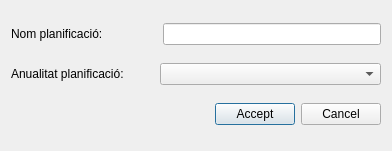
<?xml version="1.0" encoding="UTF-8"?>
<ui version="4.0">
 <class>month_manage</class>
 <widget class="QDialog" name="month_manage">
  <property name="geometry">
   <rect>
    <x>0</x>
    <y>0</y>
    <width>392</width>
    <height>151</height>
   </rect>
  </property>
  <property name="sizePolicy">
   <sizepolicy hsizetype="Fixed" vsizetype="Fixed">
    <horstretch>0</horstretch>
    <verstretch>0</verstretch>
   </sizepolicy>
  </property>
  <property name="windowTitle">
   <string>Month manage</string>
  </property>
  <layout class="QGridLayout" name="gridLayout">
   <item row="0" column="0">
    <layout class="QHBoxLayout" name="horizontalLayout">
     <item>
      <widget class="QLabel" name="plan_any">
       <property name="text">
        <string>Nom planificació:</string>
       </property>
      </widget>
     </item>
     <item>
      <spacer name="horizontalSpacer">
       <property name="orientation">
        <enum>Qt::Horizontal</enum>
       </property>
       <property name="sizeType">
        <enum>QSizePolicy::Fixed</enum>
       </property>
       <property name="sizeHint" stdset="0">
        <size>
         <width>54</width>
         <height>20</height>
        </size>
       </property>
      </spacer>
     </item>
     <item>
      <widget class="QLineEdit" name="txt_plan_code"/>
     </item>
    </layout>
   </item>
   <item row="1" column="0">
    <layout class="QHBoxLayout" name="horizontalLayout_2">
     <item>
      <widget class="QLabel" name="label">
       <property name="text">
        <string>Anualitat planificació:</string>
       </property>
      </widget>
     </item>
     <item>
      <spacer name="horizontalSpacer_2">
       <property name="orientation">
        <enum>Qt::Horizontal</enum>
       </property>
       <property name="sizeType">
        <enum>QSizePolicy::Fixed</enum>
       </property>
       <property name="sizeHint" stdset="0">
        <size>
         <width>30</width>
         <height>20</height>
        </size>
       </property>
      </spacer>
     </item>
     <item>
      <widget class="QComboBox" name="cbx_years">
       <property name="sizePolicy">
        <sizepolicy hsizetype="Expanding" vsizetype="Fixed">
         <horstretch>0</horstretch>
         <verstretch>0</verstretch>
        </sizepolicy>
       </property>
      </widget>
     </item>
    </layout>
   </item>
   <item row="2" column="0">
    <layout class="QHBoxLayout" name="horizontalLayout_3">
     <item>
      <spacer name="horizontalSpacer_3">
       <property name="orientation">
        <enum>Qt::Horizontal</enum>
       </property>
       <property name="sizeHint" stdset="0">
        <size>
         <width>40</width>
         <height>20</height>
        </size>
       </property>
      </spacer>
     </item>
     <item>
      <widget class="QPushButton" name="btn_accept">
       <property name="text">
        <string>Accept</string>
       </property>
      </widget>
     </item>
     <item>
      <widget class="QPushButton" name="btn_cancel">
       <property name="text">
        <string>Cancel</string>
       </property>
      </widget>
     </item>
    </layout>
   </item>
  </layout>
 </widget>
 <resources/>
 <connections/>
</ui>
